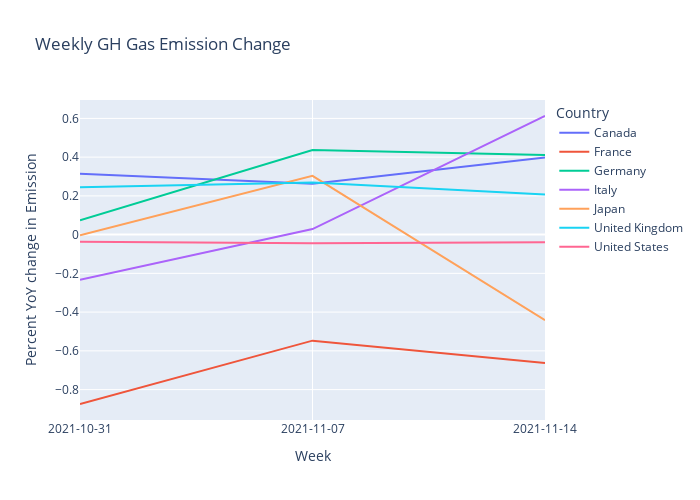

Here is the notebook cell this chart was saved with:
### Code cell
fig03 = px.line(df_weekly, 
               x = "Week", 
               y = "GHG_Change", 
               color = "Country",
               title = "Weekly GH Gas Emission Change", 
               labels={'GHG_Change':'Percent YoY change in Emission'},
               width = 700,
               height = 500
              )

fig03.update_layout(xaxis_type='category')

fig03.show()

### Figure 1 — Plotly figure (JSON) as saved in the notebook; plotly's stock layout.template omitted (floating-point values rounded to 4 significant figures)
{"data": [{"hovertemplate": "Country=Canada<br>Week=%{x}<br>Percent YoY change in Emission=%{y}<extra></extra>", "legendgroup": "Canada", "line": {"color": "#636efa", "dash": "solid"}, "marker": {"symbol": "circle"}, "mode": "lines", "name": "Canada", "orientation": "v", "showlegend": true, "type": "scatter", "x": ["2021-10-31", "2021-11-07", "2021-11-14"], "xaxis": "x", "y": [0.3139, 0.2625, 0.3983], "yaxis": "y"}, {"hovertemplate": "Country=France<br>Week=%{x}<br>Percent YoY change in Emission=%{y}<extra></extra>", "legendgroup": "France", "line": {"color": "#EF553B", "dash": "solid"}, "marker": {"symbol": "circle"}, "mode": "lines", "name": "France", "orientation": "v", "showlegend": true, "type": "scatter", "x": ["2021-10-31", "2021-11-07", "2021-11-14"], "xaxis": "x", "y": [-0.8745, -0.5474, -0.6626], "yaxis": "y"}, {"hovertemplate": "Country=Germany<br>Week=%{x}<br>Percent YoY change in Emission=%{y}<extra></extra>", "legendgroup": "Germany", "line": {"color": "#00cc96", "dash": "solid"}, "marker": {"symbol": "circle"}, "mode": "lines", "name": "Germany", "orientation": "v", "showlegend": true, "type": "scatter", "x": ["2021-10-31", "2021-11-07", "2021-11-14"], "xaxis": "x", "y": [0.07364, 0.4373, 0.411], "yaxis": "y"}, {"hovertemplate": "Country=Italy<br>Week=%{x}<br>Percent YoY change in Emission=%{y}<extra></extra>", "legendgroup": "Italy", "line": {"color": "#ab63fa", "dash": "solid"}, "marker": {"symbol": "circle"}, "mode": "lines", "name": "Italy", "orientation": "v", "showlegend": true, "type": "scatter", "x": ["2021-10-31", "2021-11-07", "2021-11-14"], "xaxis": "x", "y": [-0.2325, 0.02887, 0.6124], "yaxis": "y"}, {"hovertemplate": "Country=Japan<br>Week=%{x}<br>Percent YoY change in Emission=%{y}<extra></extra>", "legendgroup": "Japan", "line": {"color": "#FFA15A", "dash": "solid"}, "marker": {"symbol": "circle"}, "mode": "lines", "name": "Japan", "orientation": "v", "showlegend": true, "type": "scatter", "x": ["2021-10-31", "2021-11-07", "2021-11-14"], "xaxis": "x", "y": [-0.00292, 0.3037, -0.442], "yaxis": "y"}, {"hovertemplate": "Country=United Kingdom<br>Week=%{x}<br>Percent YoY change in Emission=%{y}<extra></extra>", "legendgroup": "United Kingdom", "line": {"color": "#19d3f3", "dash": "solid"}, "marker": {"symbol": "circle"}, "mode": "lines", "name": "United Kingdom", "orientation": "v", "showlegend": true, "type": "scatter", "x": ["2021-10-31", "2021-11-07", "2021-11-14"], "xaxis": "x", "y": [0.2449, 0.2691, 0.2074], "yaxis": "y"}, {"hovertemplate": "Country=United States<br>Week=%{x}<br>Percent YoY change in Emission=%{y}<extra></extra>", "legendgroup": "United States", "line": {"color": "#FF6692", "dash": "solid"}, "marker": {"symbol": "circle"}, "mode": "lines", "name": "United States", "orientation": "v", "showlegend": true, "type": "scatter", "x": ["2021-10-31", "2021-11-07", "2021-11-14"], "xaxis": "x", "y": [-0.03624, -0.04503, -0.03998], "yaxis": "y"}], "layout": {"height": 500, "legend": {"title": {"text": "Country"}, "tracegroupgap": 0}, "title": {"text": "Weekly GH Gas Emission Change"}, "width": 700, "xaxis": {"anchor": "y", "autorange": true, "domain": [0, 1], "range": [0, 2], "title": {"text": "Week"}, "type": "category"}, "yaxis": {"anchor": "x", "autorange": true, "domain": [0, 1], "range": [-0.9571, 0.695], "title": {"text": "Percent YoY change in Emission"}, "type": "linear"}}}
